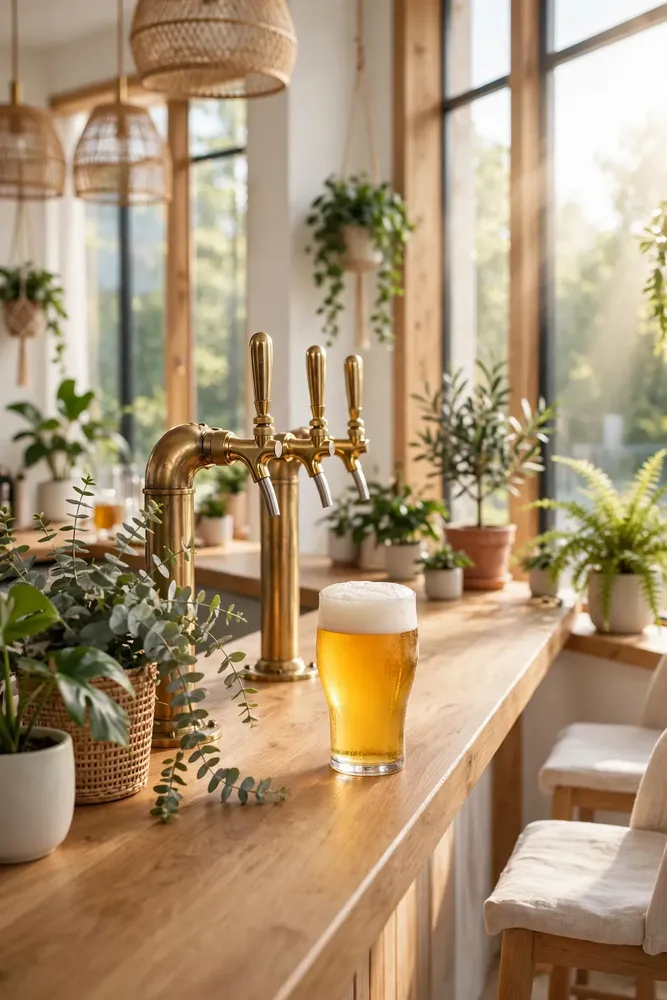
#> input picture bar.webp, 667 x 1000 px, shrunk from 1280 x 1920 before the run
$ python media-price-band.py bar.webp beauty.webp beauty.webp beauty.webp beauty.webp
#> lines starting #> are read from the running program, lines starting #| are printed output that depends on the picture
#!/usr/bin/env python3
# media-price-band.py — Banda de precio para foto de OFERTA.
# Uso: python3 media-price-band.py <foto> <salida> <precio> <pos> <color-hex>
# La banda se AGREGA (el lienzo crece): nunca tapa la foto ni el
# producto, por construcción. pos: 'sup' (arriba) o 'inf' (abajo).
# El precio viene del fundamento (lo valida el servidor); este script
# solo lo dibuja, nunca lo inventa.
import sys
from PIL import Image, ImageDraw, ImageFont

def font(sz):
    for p in ('/usr/share/fonts/truetype/dejavu/DejaVuSans-Bold.ttf',
              'fonts/Montserrat-700.ttf', 'work/fonts/Montserrat-700.ttf'):
        try:
            return ImageFont.truetype(p, sz)
        except Exception:
            continue
    return ImageFont.load_default()

def main():
    if len(sys.argv) < 6:
        print('uso: media-price-band.py <foto> <salida> <precio> <pos> <color>', file=sys.stderr); return 1
    src, dst, precio, pos, color = sys.argv[1], sys.argv[2], sys.argv[3], sys.argv[4], sys.argv[5]
    im = Image.open(src).convert('RGB')
#> im is the input picture: PIL image 667x1000 RGB; mean R, G, B 170.1, 146.8, 116.3
    w, h = im.size
#> w = 667; h = 1000
    band_h = max(90, h // 8)
#> band_h = 125
    out = Image.new('RGB', (w, h + band_h), (0, 0, 0))
#> out: PIL image 667x1125 RGB; every value is 0
    if pos == 'sup':
        band_y = 0; out.paste(im, (0, band_h))
    else:
        band_y = h; out.paste(im, (0, 0))
#> after `band_y = h`: band_y = 1000
#> after `out.paste(im, (0, 0))`:
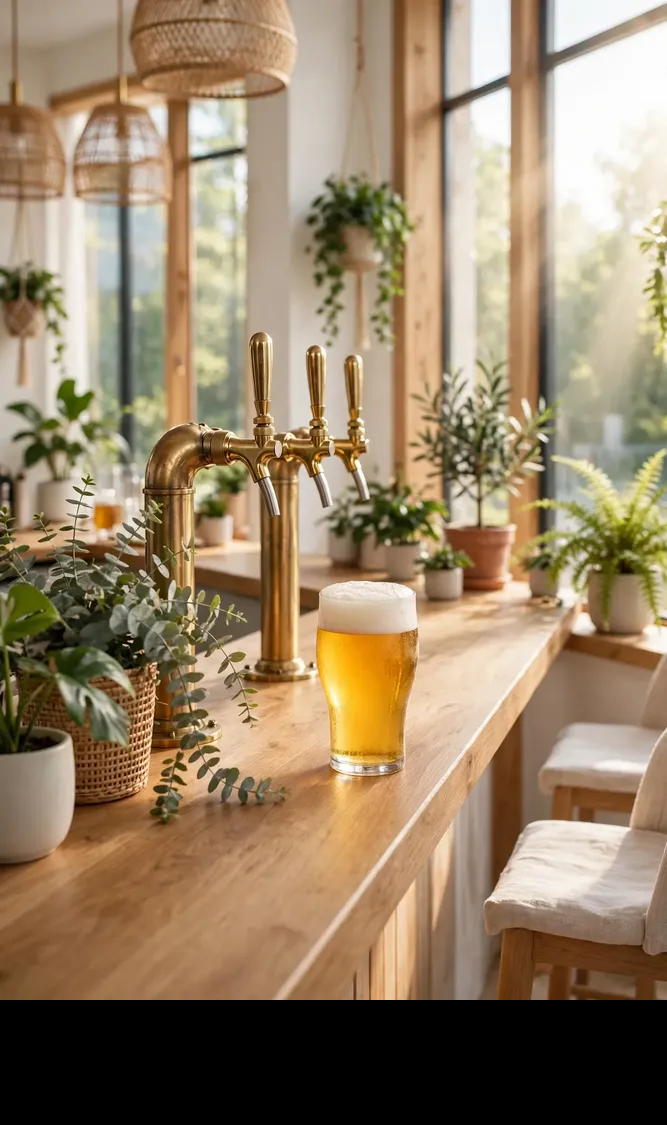
#> out: PIL image 667x1125 RGB; mean R, G, B 151.2, 130.5, 103.4
    d = ImageDraw.Draw(out)
    try:
        rgb = tuple(int(color.lstrip('#')[i:i + 2], 16) for i in (0, 2, 4))
    except Exception:
        rgb = (10, 30, 51)
    d.rectangle([0, band_y, w, band_y + band_h], fill=rgb)
    f = font(band_h // 2)
    tb = d.textbbox((0, 0), precio, font=f)
#> tb = (0, 11, 448, 71)
    tw, th = tb[2] - tb[0], tb[3] - tb[1]
#> tw = 448; th = 60
    d.text(((w - tw) // 2, band_y + (band_h - th) // 2 - tb[1]), precio, font=f, fill=(255, 255, 255))
    out.save(dst, quality=92)
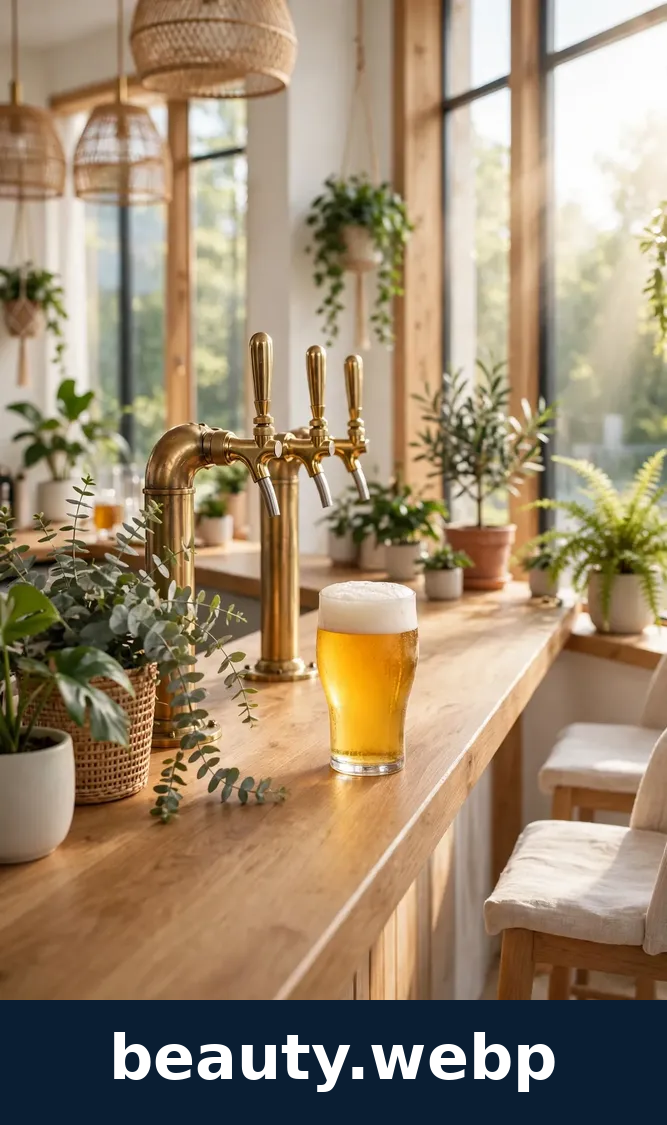
#> saved as beauty.webp: PIL image 667x1125 RGB; mean R, G, B 155.3, 136.6, 111.6
    print('ok banda %s %dx%d' % (pos, w, h + band_h))
#| ok banda beauty.webp 667x1125
    return 0

if __name__ == '__main__':
    sys.exit(main())
#> (the program exits here)

$ run again, on fashion.webp
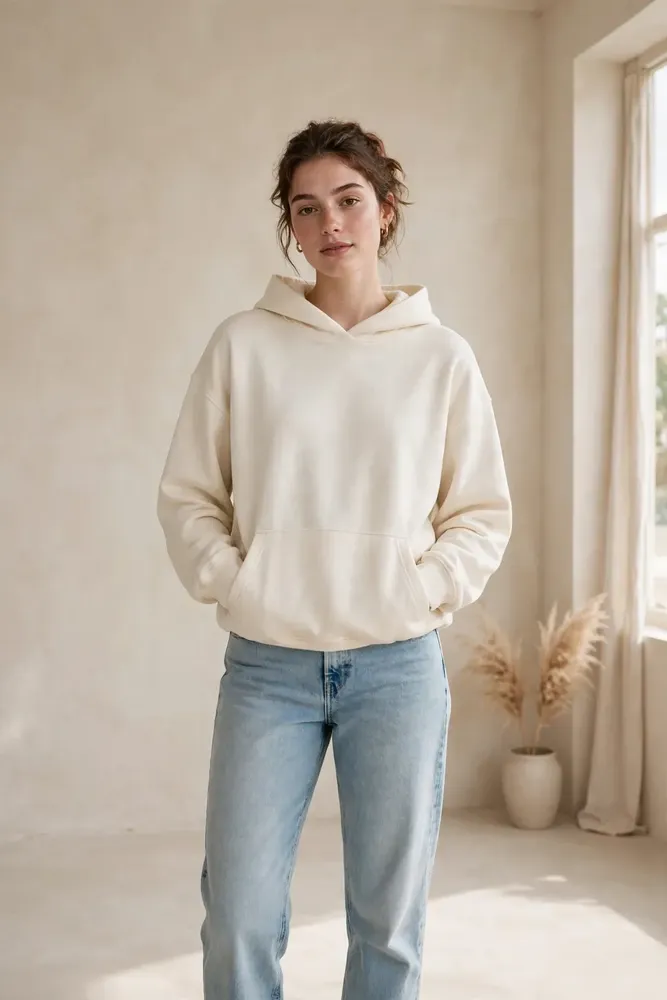
#> input picture fashion.webp, 667 x 1000 px, shrunk from 1080 x 1620 before the run
#> in main, im is the input picture: PIL image 667x1000 RGB; mean R, G, B 187.2, 175.7, 161.8
#> in main, `out.paste(im, (0, 0))`:
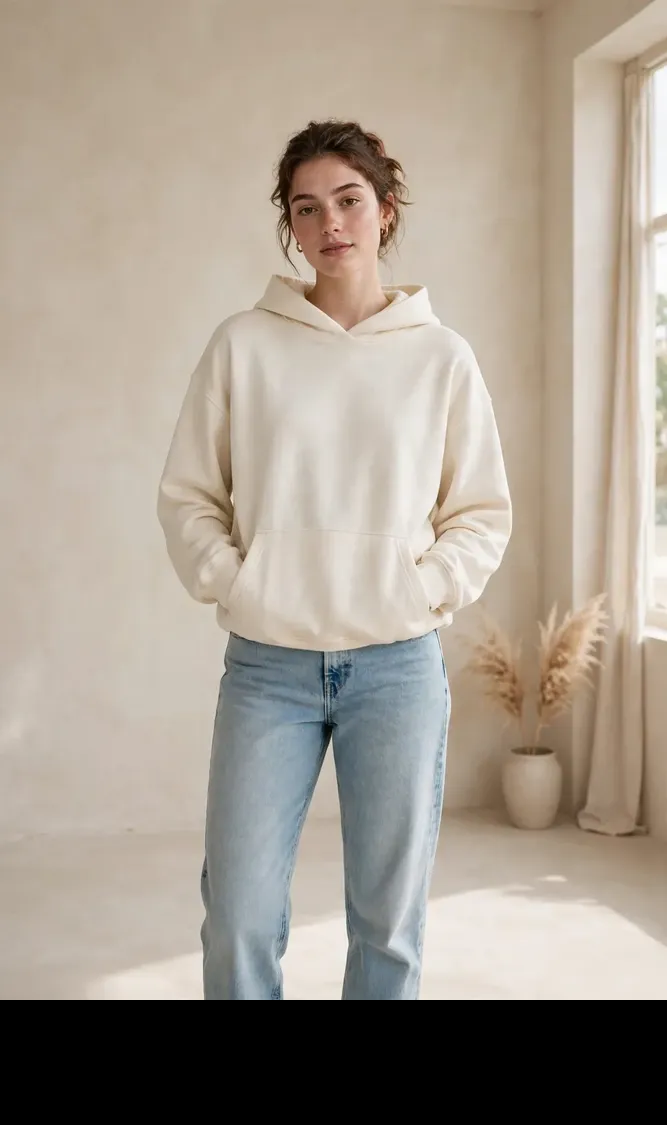
#> out: PIL image 667x1125 RGB; mean R, G, B 166.4, 156.2, 143.8
#> tb = (0, 11, 469, 71)
#> tw = 469; th = 60
#> in main, `out.save(dst, quality=92)`:
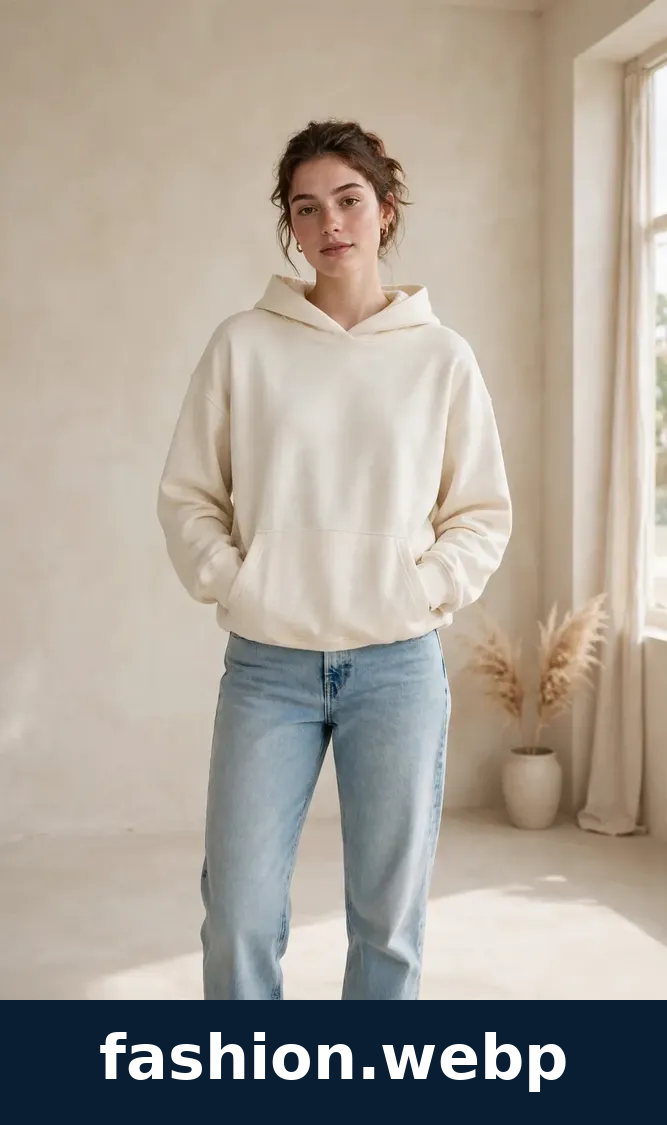
#> saved as fashion.webp: PIL image 667x1125 RGB; mean R, G, B 170.6, 162.4, 152.1
#| ok banda fashion.webp 667x1125

$ run again, on fitness.webp
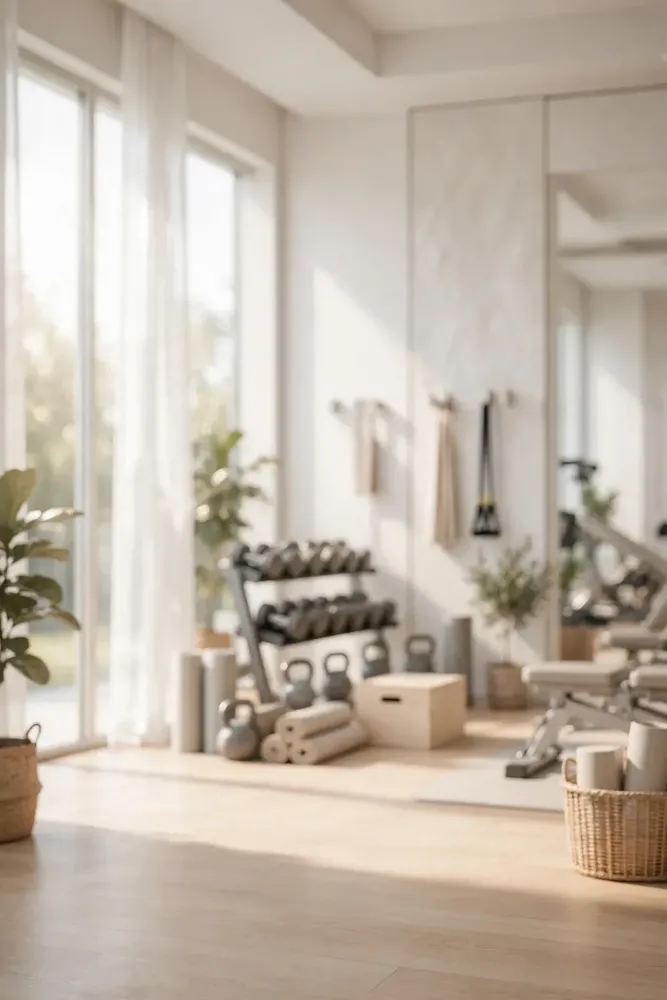
#> input picture fitness.webp, 667 x 1000 px, shrunk from 1080 x 1620 before the run
#> in main, im is the input picture: PIL image 667x1000 RGB; mean R, G, B 193.5, 182.2, 168.7
#> in main, `out.paste(im, (0, 0))`:
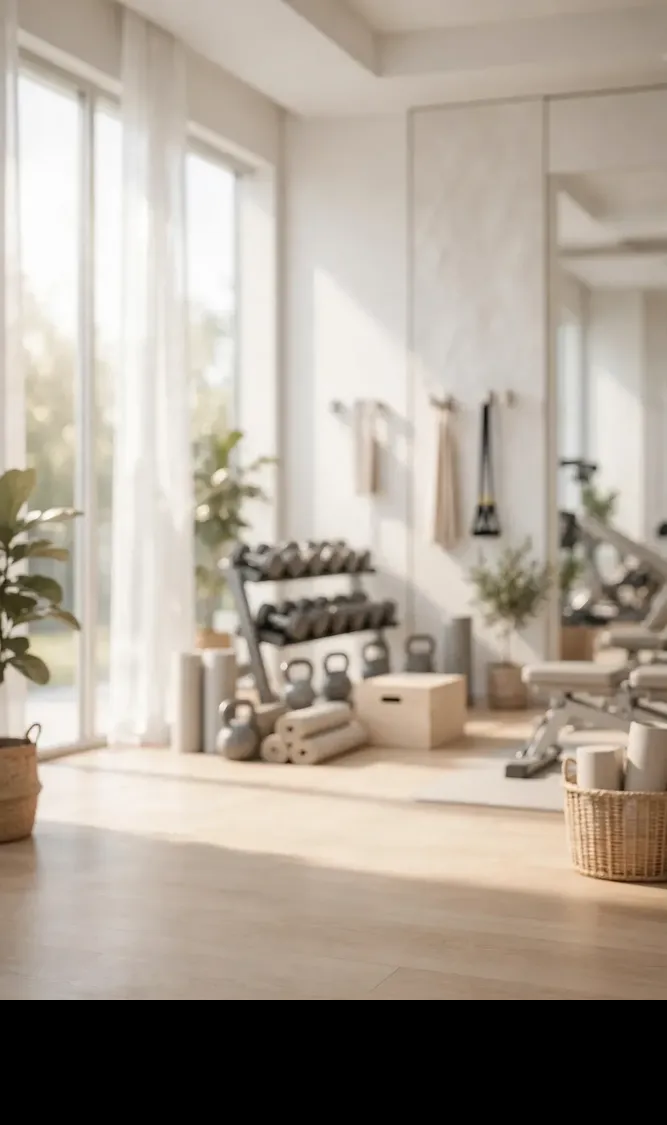
#> out: PIL image 667x1125 RGB; mean R, G, B 172, 161.9, 149.9
#> tb = (0, 11, 447, 71)
#> tw = 447; th = 60
#> in main, `out.save(dst, quality=92)`:
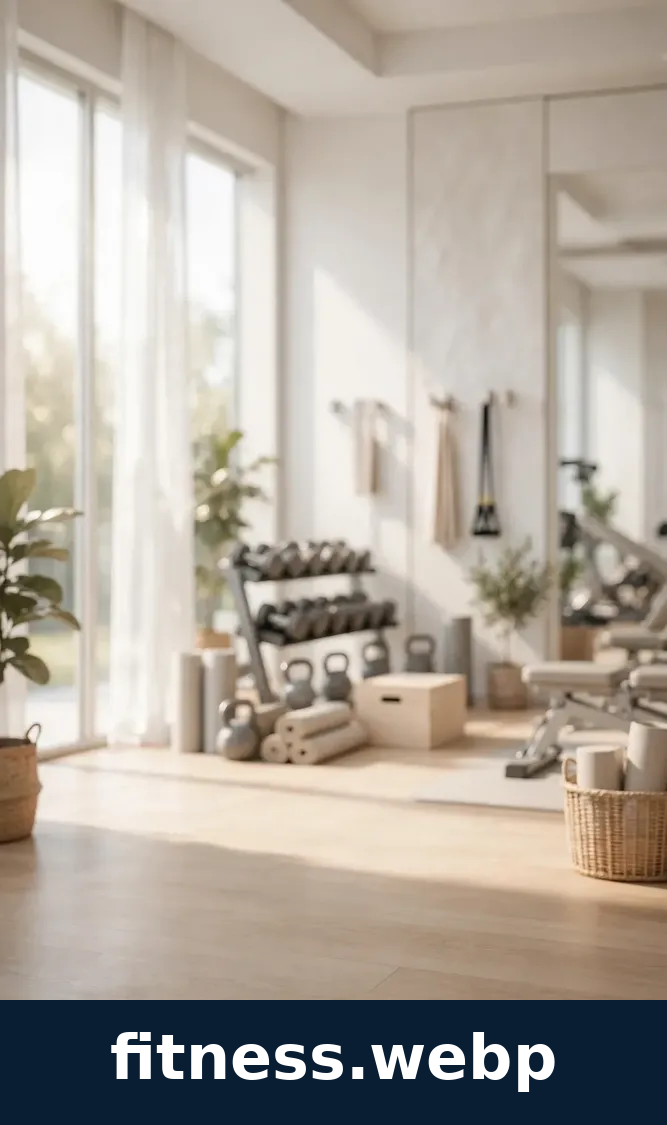
#> saved as fitness.webp: PIL image 667x1125 RGB; mean R, G, B 176.1, 168, 158.1
#| ok banda fitness.webp 667x1125

$ run again, on food.webp
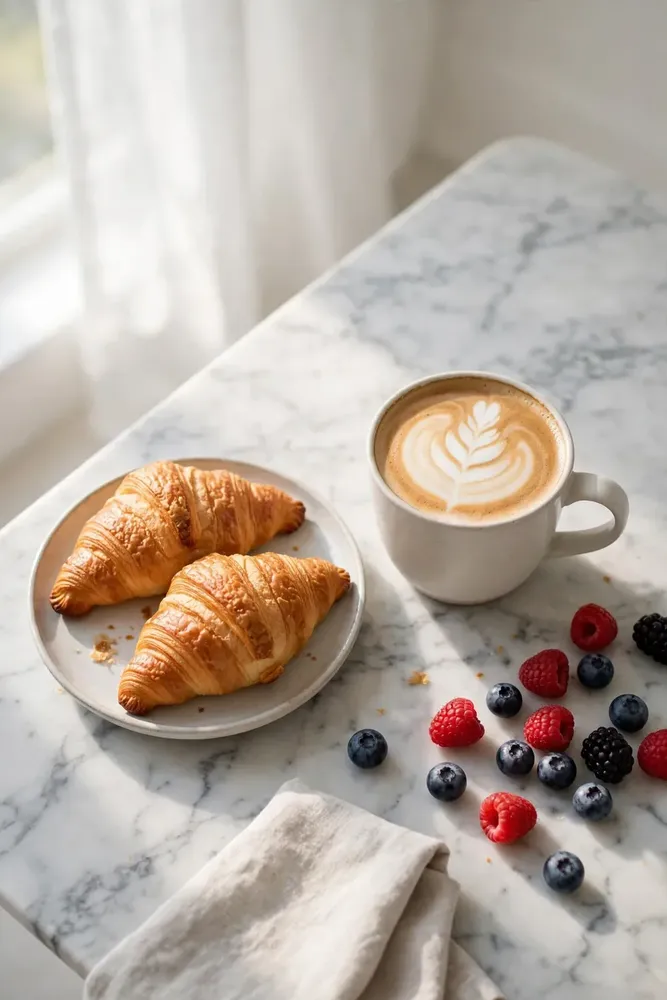
#> input picture food.webp, 667 x 1000 px, shrunk from 1080 x 1620 before the run
#> in main, im is the input picture: PIL image 667x1000 RGB; mean R, G, B 182.6, 171.1, 160.9
#> in main, `out.paste(im, (0, 0))`:
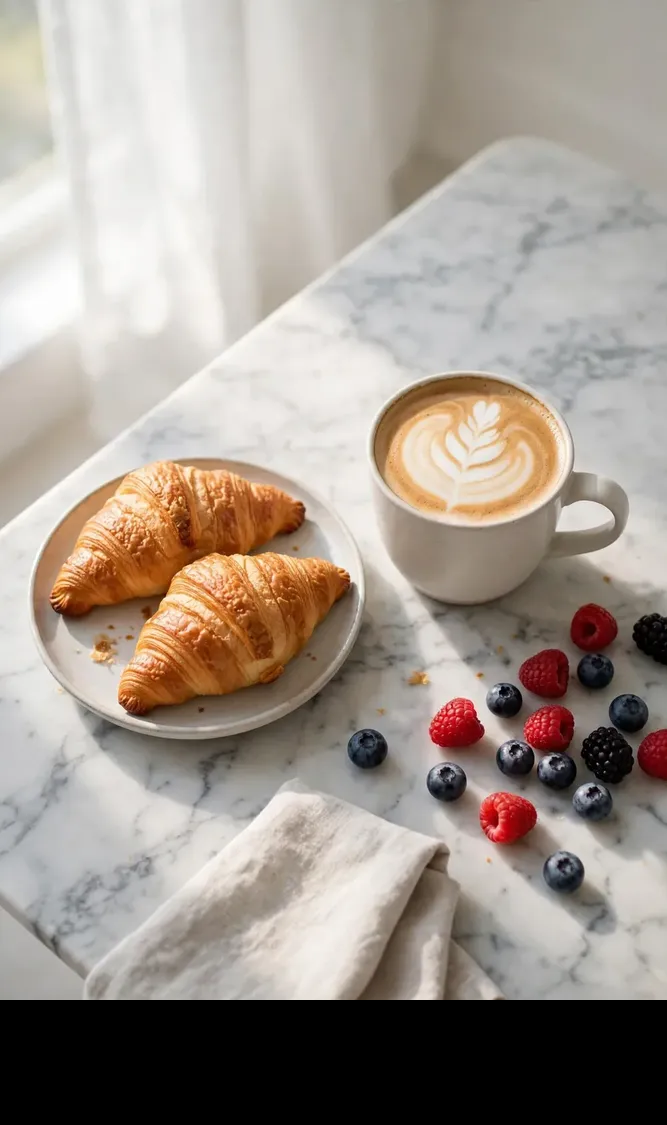
#> out: PIL image 667x1125 RGB; mean R, G, B 162.3, 152.1, 143.1
#> tb = (0, 11, 368, 71)
#> tw = 368; th = 60
#> in main, `out.save(dst, quality=92)`:
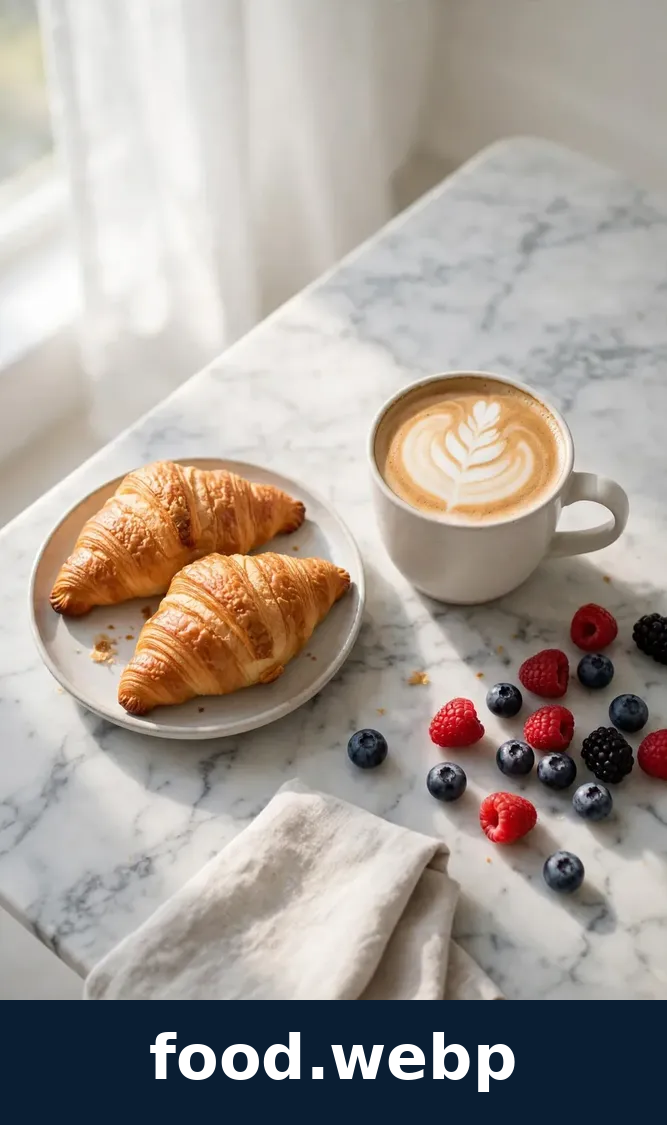
#> saved as food.webp: PIL image 667x1125 RGB; mean R, G, B 165.9, 157.7, 150.8
#| ok banda food.webp 667x1125
